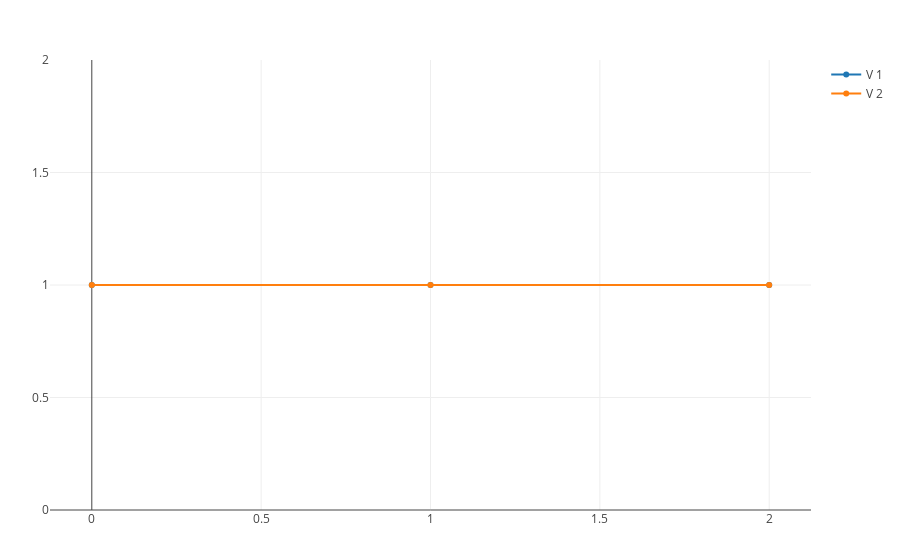
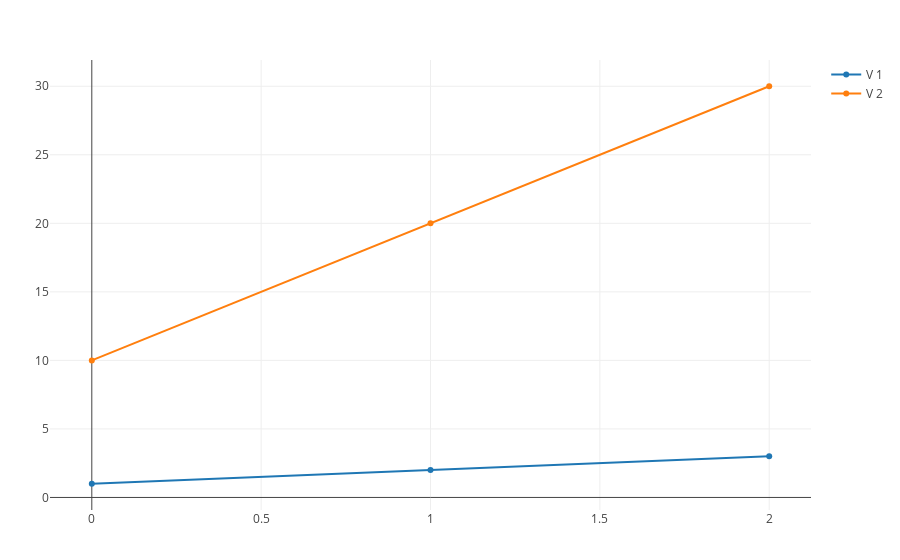
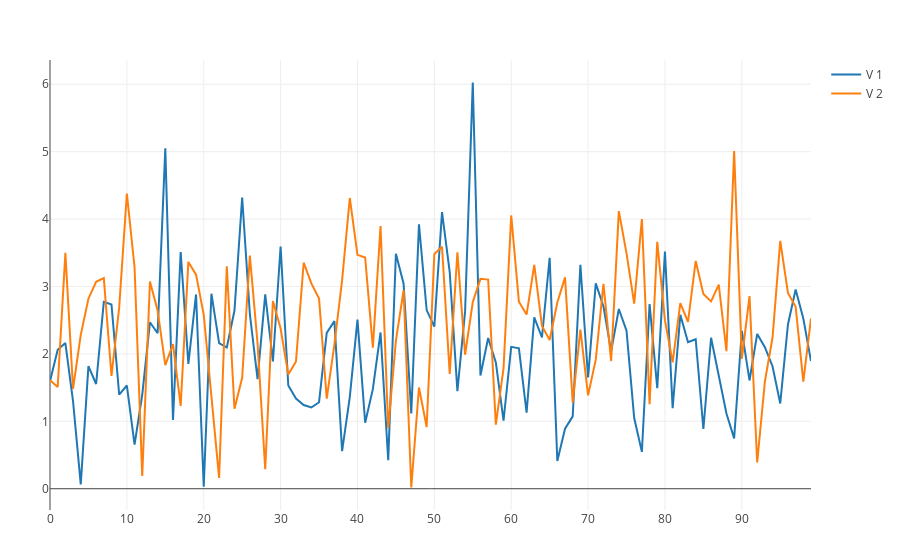

Notebook source saved alongside these figures, in order:
### Code cell
for (v_1, v_2) in (
    (
        [1,1,1],
        [1,1,1],
    ),
    (
        [1,2,3],
        [10, 20, 30],
    ),
    (
        shift_minimum(randn(100), "0<"),
        shift_minimum(randn(100), "0<"),
    )
)
    
    plot_v_1_v_2(v_1, v_2)

    display(compute_kld(v_1, v_2))
    
    display(compute_jsd(v_1, v_2))
    
    display(compute_zd(v_1, v_2))
    
end

### Figure 1 — Plotly figure (JSON) as saved in the notebook; plotly's stock layout.template omitted (floating-point values rounded to 4 significant figures)
{"data": [{"name": "V 1", "type": "scatter", "y": [1, 1, 1]}, {"name": "V 2", "type": "scatter", "y": [1, 1, 1]}], "layout": {"autosize": true, "margin": {"b": 50, "l": 50, "r": 50, "t": 60}, "xaxis": {"autorange": true, "range": [-0.131, 2.131]}, "yaxis": {"autorange": true, "range": [0, 2], "type": "linear"}}}

### Figure 2 — Plotly figure (JSON) as saved in the notebook; plotly's stock layout.template omitted (floating-point values rounded to 4 significant figures)
{"data": [{"name": "V 1", "type": "scatter", "y": [1, 2, 3]}, {"name": "V 2", "type": "scatter", "y": [10, 20, 30]}], "layout": {"autosize": true, "margin": {"b": 50, "l": 50, "r": 50, "t": 60}, "xaxis": {"autorange": true, "range": [-0.131, 2.131]}, "yaxis": {"autorange": true, "range": [-0.9629, 31.96], "type": "linear"}}}

### Figure 3 — Plotly figure (JSON) as saved in the notebook; plotly's stock layout.template omitted (floating-point values rounded to 4 significant figures)
{"data": [{"name": "V 1", "type": "scatter", "y": [1.596, 2.062, 2.161, 1.296, 0.06477, 1.819, 1.554, 2.773, 2.734, 1.397, 1.531, 0.6533, 1.394, 2.469, 2.306, 5.051, 1.02, 3.512, 1.851, 2.882, 0.02945, 2.894, 2.159, 2.094, 2.643, 4.321, 2.592, 1.625, 2.883, 1.888, 3.593, 1.532, 1.339, 1.241, 1.205, 1.283, 2.313, 2.486, 0.5572, 1.36, 2.508, 0.9799, 1.477, 2.318, 0.4218, 3.487, 3.041, 1.116, 3.924, 2.651, 2.404, 4.103, 3.215, 1.448, 2.631, 6.026, 1.68, 2.237, 1.874, 1.009, 2.104, 2.082, 1.13, 2.541, 2.244, 3.427, 0.4116, 0.8901, 1.073, 3.323, 1.65, 3.046, 2.704, 2.039, 2.667, 2.344, 1.049, 0.5469, 2.74, 1.491, 3.517, 1.196, 2.579, 2.174, 2.218, 0.8857, 2.239, 1.685, 1.117, 0.7469, 2.342, 1.606, 2.297, 2.099, 1.814, 1.265, 2.437, 2.956, 2.526, 1.894]}, {"name": "V 2", "type": "scatter", "y": [1.61, 1.509, 3.5, 1.48, 2.282, 2.819, 3.07, 3.125, 1.673, 2.686, 4.38, 3.284, 0.1879, 3.074, 2.645, 1.834, 2.145, 1.228, 3.365, 3.176, 2.58, 1.376, 0.1589, 3.299, 1.187, 1.647, 3.46, 2.156, 0.2889, 2.786, 2.376, 1.694, 1.888, 3.353, 3.047, 2.822, 1.336, 2.142, 3.091, 4.313, 3.47, 3.43, 2.093, 3.897, 0.8983, 2.196, 2.946, 0.01828, 1.501, 0.916, 3.482, 3.589, 1.701, 3.507, 1.988, 2.769, 3.114, 3.103, 0.9512, 1.784, 4.054, 2.775, 2.584, 3.321, 2.414, 2.206, 2.763, 3.135, 1.277, 2.359, 1.386, 1.914, 3.04, 1.894, 4.118, 3.492, 2.745, 4.0, 1.255, 3.663, 2.497, 1.876, 2.753, 2.474, 3.379, 2.889, 2.779, 3.028, 2.04, 5.011, 1.927, 2.858, 0.3889, 1.59, 2.247, 3.676, 2.905, 2.7, 1.589, 2.526]}], "layout": {"autosize": true, "margin": {"b": 50, "l": 50, "r": 50, "t": 60}, "xaxis": {"autorange": true, "range": [0, 99]}, "yaxis": {"autorange": true, "range": [-0.3155, 6.36], "type": "linear"}}}
